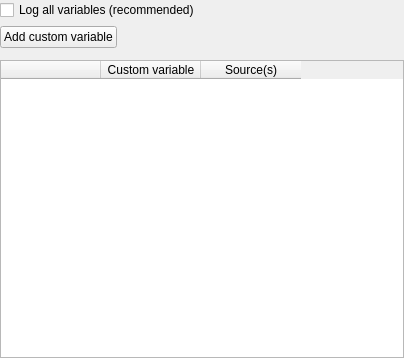
<?xml version="1.0" encoding="UTF-8"?>
<ui version="4.0">
 <class>Form</class>
 <widget class="QWidget" name="Form">
  <property name="geometry">
   <rect>
    <x>0</x>
    <y>0</y>
    <width>404</width>
    <height>358</height>
   </rect>
  </property>
  <property name="windowTitle">
   <string>Form</string>
  </property>
  <layout class="QVBoxLayout" name="verticalLayout">
   <property name="margin">
    <number>0</number>
   </property>
   <item>
    <widget class="QCheckBox" name="checkbox_auto_log">
     <property name="text">
      <string>Log all variables (recommended)</string>
     </property>
    </widget>
   </item>
   <item>
    <widget class="QPushButton" name="button_add_custom_variable">
     <property name="sizePolicy">
      <sizepolicy hsizetype="Fixed" vsizetype="Fixed">
       <horstretch>0</horstretch>
       <verstretch>0</verstretch>
      </sizepolicy>
     </property>
     <property name="text">
      <string>Add custom variable</string>
     </property>
    </widget>
   </item>
   <item>
    <widget class="QWidget" name="widget" native="true">
     <layout class="QHBoxLayout" name="horizontalLayout">
      <property name="margin">
       <number>0</number>
      </property>
     </layout>
    </widget>
   </item>
   <item>
    <widget class="QTableWidget" name="table_var">
     <property name="dragDropMode">
      <enum>QAbstractItemView::DropOnly</enum>
     </property>
     <property name="alternatingRowColors">
      <bool>true</bool>
     </property>
     <property name="showGrid">
      <bool>false</bool>
     </property>
     <attribute name="verticalHeaderVisible">
      <bool>false</bool>
     </attribute>
     <column>
      <property name="text">
       <string/>
      </property>
     </column>
     <column>
      <property name="text">
       <string>Custom variable</string>
      </property>
     </column>
     <column>
      <property name="text">
       <string>Source(s)</string>
      </property>
     </column>
    </widget>
   </item>
  </layout>
 </widget>
 <resources/>
 <connections/>
</ui>
